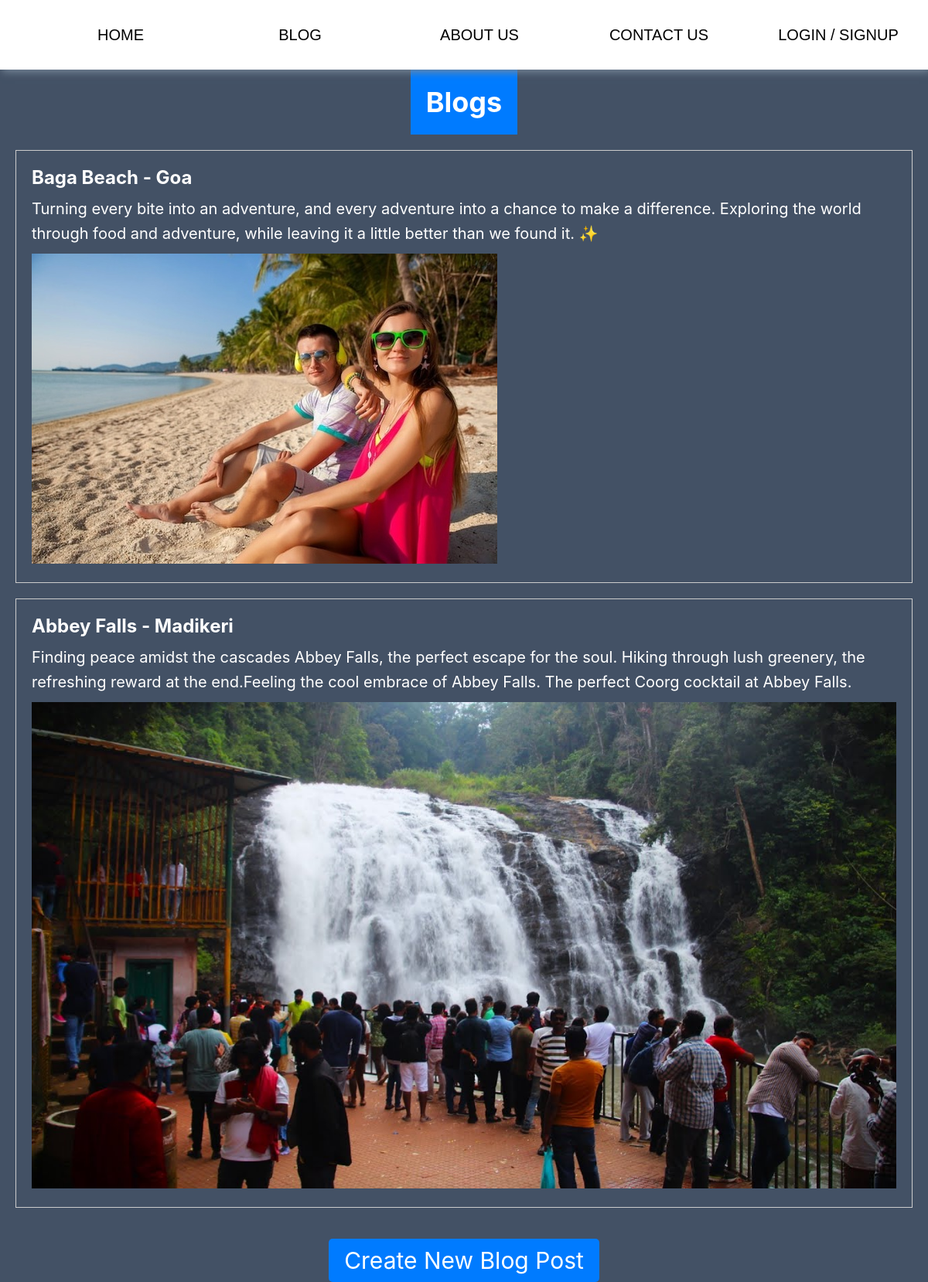
Page /travelblog/blog/viewblog on the committed database.
### tables this page shows
CREATE TABLE blog_page(blog_id INTEGER PRIMARY KEY AUTOINCREMENT,title TEXT NOT NULL, context TEXT, image_url TEXT, contact_time TIMESTAMP NOT NULL DEFAULT CURRENT_TIMESTAMP);

### main.py (the view)
@app.route('/travelblog/blog/viewblog', methods=['GET'])
def viewblog():
    blogPosts = select_all_from_table("blog_page")
    blogdetails = get_blogdetails(blogPosts)
    print("final html")
    print(blogdetails)
    return render_template('view_blog.html', blogPosts=blogdetails)

### main.py (called while the page is built)
def get_blogdetails(blogPosts):
    blogdetails = []
    for post in blogPosts:
        print(post)
        post_d = {}
        post_d['title'] = post[1]
        post_d['content'] = post[2]
        post_d['media'] = post[3]
        blogdetails.append(post_d)
    return blogdetails

### utils/database_scripts.py (called while the page is built)
def select_all_from_table(table_name, where_clause=None):
    connection = sqlite3.connect(database_nm)
    cur = connection.cursor()
    if where_clause is not None:
        query = f"select * from {table_name} where " + where_clause
    else:
        query = f"select * from {table_name}"
    print(query)
    all_users = cur.execute(query).fetchall()
    return [user for user in all_users]

### Templates/view_blog.html (shortened to what this page needs)
<!DOCTYPE html>
<html lang="en">
<head>
    <link rel="stylesheet" type="text/css" href="{{ url_for('static', filename='styles/css/blog.css') }}">
    <link rel="stylesheet" type= "text/css" href= "{{ url_for('static',filename='styles/css/style.css') }}">
</head>
<body>
    <section class="nav-bar">
        <ul class="menu">
            <li><a href="{{ url_for('site_home') }}">home</a></li>
            <li><a href="{{ url_for ('viewblog')}}">blog</a></li>
            <li><a href="{{ url_for ('about')}}">about us</a></li>
            <li><a href="{{ url_for ('contactus')}}">contact us</a></li>
            <li><a href="{{login}}">Login / Signup</a></li>
        </ul>
    </section>
    <header>
        <h1>Blogs</h1>
    </header>
    <main id="blog-posts">
        {% for post in blogPosts %}
        <div class="blog-post">
            <h2>{{ post.title }}</h2>
            <p>{{ post.content }}</p>
            {% if post.media %}
            <img src="{{ url_for('static', filename=post.media) }}" alt="Image">
            {% endif %}
        </div>
        {% endfor %}
    </main>
    <a href="{{ url_for('create_blog') }}" class="create-blog-button">Create New Blog Post</a>
</body>
</html>

### static/styles/css/blog.css (style rules this page uses)
body { font-family: 'Segoe UI', Tahoma, Geneva, Verdana, sans-serif; margin: 0; padding: 0; background-color: #f0f0f0; }
header { background-color: #333; color: #fff; padding: 20px; text-align: center; }
main { padding: 20px; }
#blog-posts { width: 100%; margin: 0 auto; }
.blog-post { margin-bottom: 20px; border: 1px solid #ccc; padding: 20px; }
.blog-post h2 { font-size: 24px; margin-bottom: 10px; color:#ffffff; }
.blog-post p { font-size: 20px; line-height: 1.6; color:#ffffff; }
.blog-post img { max-width: 100%; height: auto; margin-top: 10px; }
.create-blog-button { display: inline-block; padding: 10px 20px; background-color: #007bff; color: #fff; text-decoration: none; border-radius: 5px; transition: background-color 0.3s ease; font-size: 30px; }
header { background-color: #007bff; color: #fff; padding: 20px; text-align: center; }
header h1 { font-size: 36px; margin: 0; }
h2 { font-size: 24px; margin-bottom: 20px; }

### static/styles/css/style.css (style rules this page uses)
* { box-sizing: border-box; margin: 0; }
body, html { margin: 0; padding: 0; }
.nav-bar { display: flex; flex-flow: row wrap; width: 100%; height: 90px; background-color: #fff; box-shadow: 3px 3px 10px lightslategray; align-items: center; justify-content: center; position: sticky; top: 0; z-index: 1; }
ul.menu { flex: 1; display: flex; flex-flow: row wrap; }
.menu li { flex: 1; list-style-type: none; font-size: 16px; font-family: "Barlow Condensed"; text-align: center; }
.menu li a { text-decoration: none; color: #000; text-transform: uppercase; font-family: Maiandra GD,Arial, sans-serif; font-size: 20px; }
* { box-sizing: border-box; font-family: -apple-system, BlinkMacSystemFont, "segoe ui", roboto, oxygen, ubuntu, cantarell, "fira sans", "droid sans", "helvetica neue", Arial, sans-serif; font-size: 16px; -webkit-font-smoothing: antialiased; -moz-osx-font-smoothing: grayscale; }
body { background-color: #435165; margin: 0; }
body { display: flex; flex-direction: column; align-items: center; }

### rows in the picture
blog_page: title "Baga Beach - Goa", content "Turning every bite into an adventure, and every adventure into a chance to make a difference. ️Exploring the world through food and adventure, while leaving it a little better than we found it. ✨", image_url (picture)
blog_page: title "Abbey Falls - Madikeri", content "Finding peace amidst the cascades Abbey Falls, the perfect escape for the soul. Hiking through lush greenery, the refreshing reward at the end.Feeling the cool embrace of Abbey Falls. The perfect Coorg cocktail at Abbey Falls.", image_url (picture)
